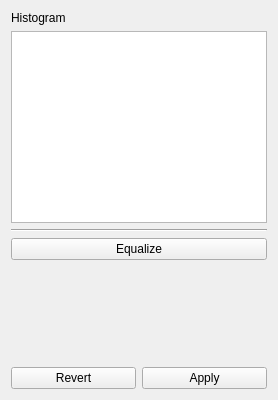
<?xml version="1.0" encoding="UTF-8"?>
<ui version="4.0">
 <class>HistogramInspector</class>
 <widget class="QWidget" name="HistogramInspector">
  <property name="geometry">
   <rect>
    <x>0</x>
    <y>0</y>
    <width>200</width>
    <height>400</height>
   </rect>
  </property>
  <property name="windowTitle">
   <string>Form</string>
  </property>
  <layout class="QVBoxLayout" name="verticalLayout">
   <item>
    <layout class="QGridLayout" name="gridLayout_2">
     <item row="4" column="0" colspan="2">
      <widget class="Line" name="line_2">
       <property name="orientation">
        <enum>Qt::Horizontal</enum>
       </property>
      </widget>
     </item>
     <item row="6" column="0" colspan="2">
      <spacer name="verticalSpacer_2">
       <property name="orientation">
        <enum>Qt::Vertical</enum>
       </property>
       <property name="sizeHint" stdset="0">
        <size>
         <width>20</width>
         <height>40</height>
        </size>
       </property>
      </spacer>
     </item>
     <item row="3" column="0" colspan="2">
      <widget class="QGraphicsView" name="histogramGraphicsView">
       <property name="enabled">
        <bool>true</bool>
       </property>
       <property name="sizePolicy">
        <sizepolicy hsizetype="Minimum" vsizetype="Preferred">
         <horstretch>0</horstretch>
         <verstretch>0</verstretch>
        </sizepolicy>
       </property>
       <property name="maximumSize">
        <size>
         <width>16777215</width>
         <height>16777215</height>
        </size>
       </property>
      </widget>
     </item>
     <item row="2" column="0" colspan="2">
      <widget class="QLabel" name="histogramLabel">
       <property name="text">
        <string>Histogram</string>
       </property>
      </widget>
     </item>
     <item row="5" column="0" colspan="2">
      <widget class="QPushButton" name="equalizeButton">
       <property name="enabled">
        <bool>true</bool>
       </property>
       <property name="text">
        <string>Equalize</string>
       </property>
      </widget>
     </item>
    </layout>
   </item>
   <item>
    <layout class="QHBoxLayout" name="BottomButtonsLayout_2">
     <item>
      <widget class="QPushButton" name="revertPushButton_2">
       <property name="text">
        <string>Revert</string>
       </property>
      </widget>
     </item>
     <item>
      <widget class="QPushButton" name="applyPushButton_2">
       <property name="text">
        <string>Apply</string>
       </property>
      </widget>
     </item>
    </layout>
   </item>
  </layout>
 </widget>
 <resources/>
 <connections/>
</ui>
